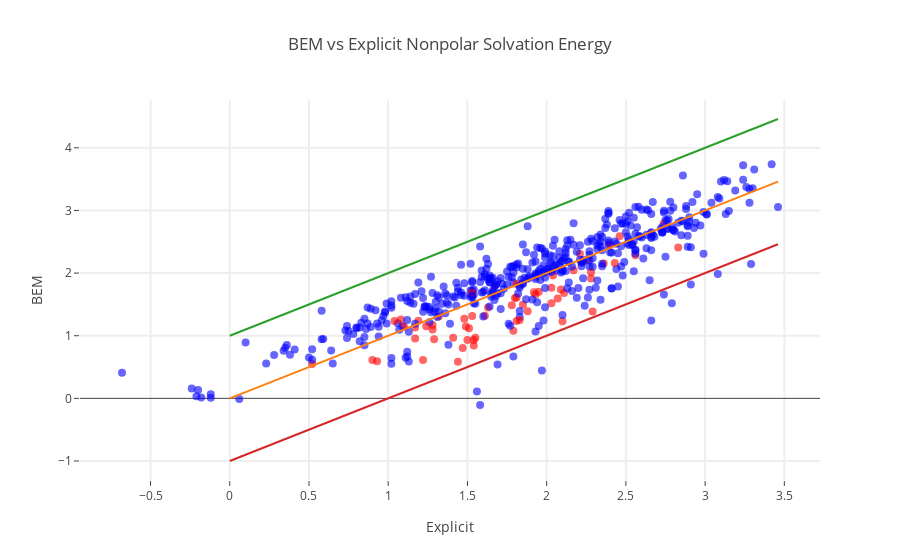

This figure's notebook cell:
### Code cell
import plotly.plotly as py
import plotly.graph_objs as go
from plotly.offline import download_plotlyjs, init_notebook_mode, plot, iplot
init_notebook_mode(connected=True)

bem_c = bem[index_clean]
mobley_c = mobley[index_clean]
names_c = names[index_clean]
volumes_c = volumes[index_clean]
areas_c = areas[index_clean]
test_charge_c = test_charge[index_clean]
smiles_c = smiles[index_clean]

key = 'Cl'
key_true = numpy.chararray(len(bem_c), itemsize=10)
key_true[:] = 'blue'
for i in range(len(bem_c)):
    if key in smiles_c[i]:
        key_true[i] = 'red'
    
trace = go.Scatter(
            x = mobley_c,
            y = bem_c,
            text = smiles_c,
            mode='markers',
            marker = dict(size=8,
                        opacity=0.6, color=key_true),
#                        opacity=0.6, color=areas_c),
            hoverinfo = 'text')


max_val = numpy.max(mobley_c)
ref = go.Scatter( x = numpy.array([0,max_val]),
                  y = numpy.array([0,max_val]),
                  mode = 'lines'
                )

ref2 = go.Scatter( x = numpy.array([0,max_val]),
                  y = numpy.array([1,max_val+1]),
                  mode = 'lines'
                )
ref3 = go.Scatter( x = numpy.array([0,max_val]),
                  y = numpy.array([-1,max_val-1]),
                  mode = 'lines'
                )

data = [trace, ref, ref2, ref3]
    
layout= go.Layout(
    title= 'BEM vs Explicit Nonpolar Solvation Energy',
    hovermode= 'closest',
    xaxis= dict(
        title= 'Explicit',
        ticklen= 5,
        zeroline= False,
        gridwidth= 2,
    ),
    yaxis=dict(
        title= 'BEM',
        ticklen= 5,
        gridwidth= 2,
    ),
    showlegend= False
)
fig= go.Figure(data=data, layout=layout)
iplot(fig)

#Cross correlation
correl = numpy.corrcoef(bem_c, mobley_c)
print 'Correlation coeff bem: '
print correl

rmsd = numpy.sqrt(numpy.sum(numpy.abs(bem_c-mobley_c)**2)/len(bem_c))
print 'RMSD'
print rmsd

mue = numpy.sum(numpy.abs(bem_c-mobley_c))/len(bem_c)
print 'MUE'
print mue

### Figure 1 — Plotly figure (JSON) as saved in the notebook; plotly's stock layout.template omitted (floating-point values rounded to 4 significant figures; data arrays with more than 128 entries replaced by an {"elided": "..."} marker saying what was removed)
{"data": [{"hoverinfo": "text", "marker": {"color": {"elided": "502 str values"}, "opacity": 0.6, "size": 8}, "mode": "markers", "text": {"elided": "502 str values"}, "type": "scatter", "uid": "ab3f8dd1-2216-452b-b371-4e8cad5c1754", "x": {"elided": "502 float values"}, "y": {"elided": "502 float values"}}, {"mode": "lines", "type": "scatter", "uid": "0c8fcc9c-4ac3-404f-91dd-ab048f0d1d2f", "x": [0, 3.46], "y": [0, 3.46]}, {"mode": "lines", "type": "scatter", "uid": "4a0a8a9e-1298-423f-8dae-7c4f9b11f3d4", "x": [0, 3.46], "y": [1, 4.46]}, {"mode": "lines", "type": "scatter", "uid": "e4cf1567-f578-4375-a270-04fa1c491cd3", "x": [0, 3.46], "y": [-1, 2.46]}], "layout": {"hovermode": "closest", "showlegend": false, "title": {"text": "BEM vs Explicit Nonpolar Solvation Energy"}, "xaxis": {"gridwidth": 2, "ticklen": 5, "title": {"text": "Explicit"}, "zeroline": false}, "yaxis": {"gridwidth": 2, "ticklen": 5, "title": {"text": "BEM"}}}}
